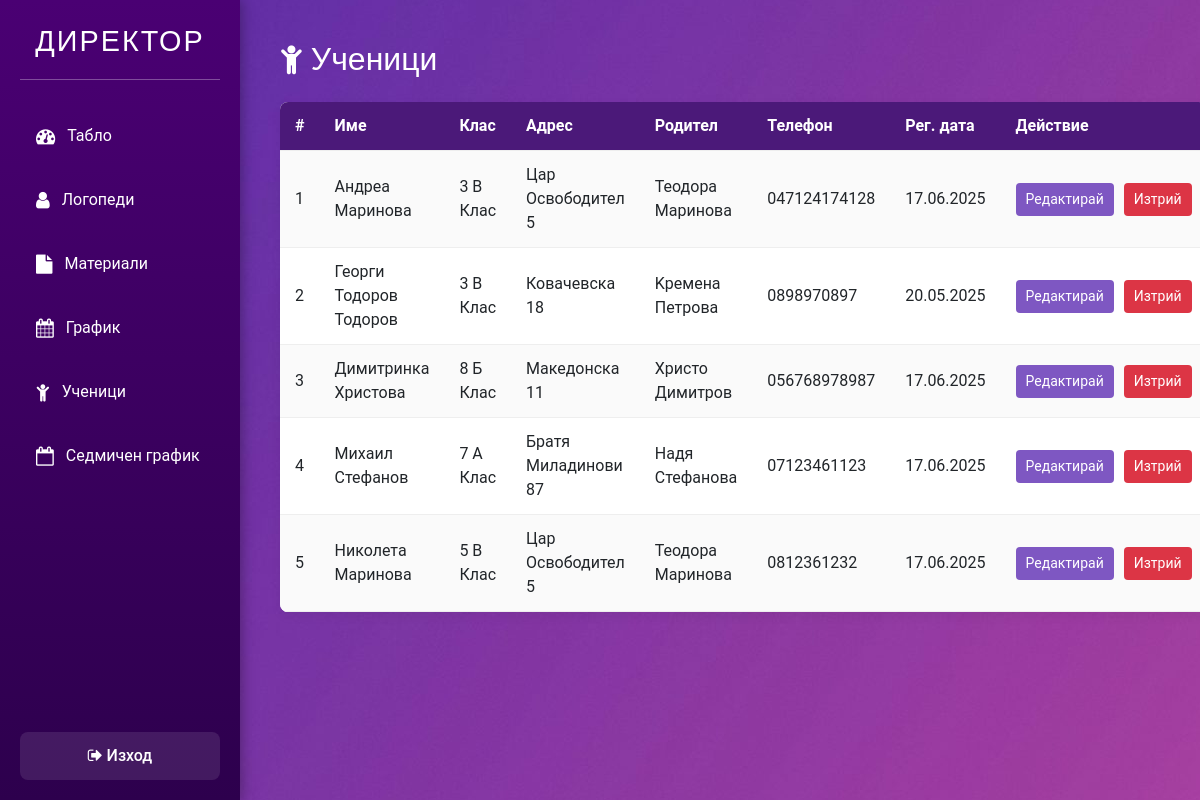
The page /director/students.php (signed in) on the database its author committed.
### tables this page shows
CREATE TABLE `students` (
  `id` int(10) UNSIGNED NOT NULL,
  `name` varchar(100) NOT NULL,
  `address` varchar(255) NOT NULL,
  `parent_name` varchar(100) NOT NULL,
  `parent_phone` varchar(20) NOT NULL,
  `profile_image` varchar(255) DEFAULT NULL,
  `doc1` varchar(255) DEFAULT NULL,
  `doc2` varchar(255) DEFAULT NULL,
  `class_id` int(10) UNSIGNED NOT NULL,
  `created_at` timestamp NOT NULL DEFAULT current_timestamp()
);

CREATE TABLE `classes` (
  `id` int(10) UNSIGNED NOT NULL,
  `name` varchar(50) NOT NULL
);

### director/students.php (the view, shortened to what this page needs)
<?php
include('../includes/dbconnection.php');
$stmt = $dbh->query("
    SELECT
      s.id,
      s.name AS student_name,
      c.name AS class_name,
      s.address,
      s.parent_name,
      s.parent_phone,
      DATE_FORMAT(s.created_at, '%d.%m.%Y') AS created
    FROM students s
    JOIN classes c ON s.class_id = c.id
    ORDER BY s.name
");
$students = $stmt->fetchAll(PDO::FETCH_ASSOC);
?>
<!DOCTYPE html>
<html lang="bg">
<head>
  <link rel="stylesheet" href="../css/bootstrap.min.css">
  <link rel="stylesheet" href="../css/style.css">
  <link rel="stylesheet" href="https://cdnjs.cloudflare.com/ajax/libs/font-awesome/4.7.0/css/font-awesome.min.css">
</head>
<body>
  <?php include __DIR__ . '/sidebar.php'; ?>
  <main class="dir-main-content">
    <section class="dir-section">
      <h1 class="dir-page-title"><i class="fa fa-child"></i> Ученици</h1>
      <?php if (empty($students)): ?>
        <p class="dir-empty">Няма регистрирани ученици.</p>
      <?php else: ?>
        <table class="dir-students-table">
          <thead>
            <tr>
              <th>#</th>
              <th>Име</th>
              <th>Клас</th>
              <th>Адрес</th>
              <th>Родител</th>
              <th>Телефон</th>
              <th>Рег. дата</th>
              <th>Действие</th>
            </tr>
          </thead>
          <tbody>
            <?php foreach ($students as $i => $s): ?>
              <tr>
                <td><?= $i+1 ?></td>
                <td><?= htmlspecialchars($s['student_name']) ?></td>
                <td><?= htmlspecialchars($s['class_name']) ?></td>
                <td><?= htmlspecialchars($s['address']) ?></td>
                <td><?= htmlspecialchars($s['parent_name']) ?></td>
                <td><?= htmlspecialchars($s['parent_phone']) ?></td>
                <td><?= $s['created'] ?></td>
                <td class="dir-actions-cell">
                  <a href="edit_student.php?id=<?= $s['id'] ?>" class="dir-btn dir-btn-edit">Редактирай</a>
                  <form method="POST" class="dir-inline-form" onsubmit="return confirm('Сигурни ли сте?');">
                    <button type="submit" class="dir-btn dir-btn-delete">Изтрий</button>
                  </form>
                </td>
              </tr>
            <?php endforeach; ?>
          </tbody>
        </table>
      <?php endif; ?>
    </section>
  </main>
</body>
</html>

### rows shown on the page
students: name "Андреа Маринова", class.name "3 В Клас", address "Цар Освободител 5", parent_name "Теодора Маринова", parent_phone "047124174128", created "17.06.2025"
students: name "Георги Тодоров Тодоров", class.name "3 В Клас", address "Ковачевска 18", parent_name "Kремена Петрова", parent_phone "0898970897", created "20.05.2025"
students: name "Димитринка Христова", class.name "8 Б Клас", address "Македонска 11", parent_name "Христо Димитров", parent_phone "056768978987", created "17.06.2025"
students: name "Михаил Стефанов", class.name "7 А Клас", address "Братя Миладинови 87", parent_name "Надя Стефанова", parent_phone "07123461123", created "17.06.2025"
students: name "Николета Маринова", class.name "5 В Клас", address "Цар Освободител 5", parent_name "Теодора Маринова", parent_phone "0812361232", created "17.06.2025"
